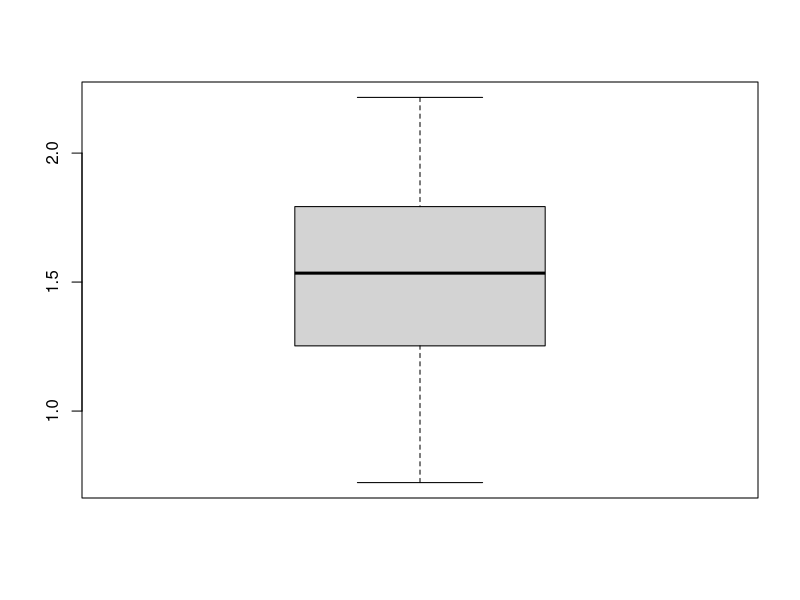
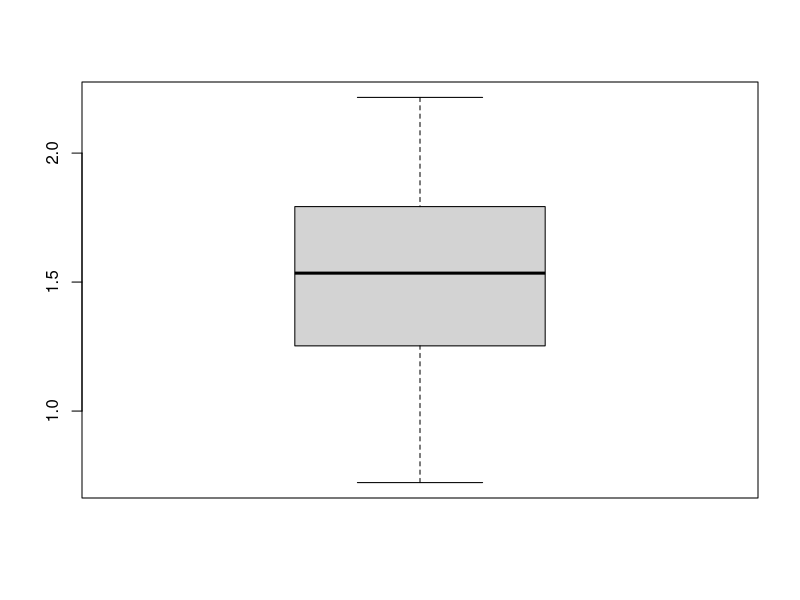
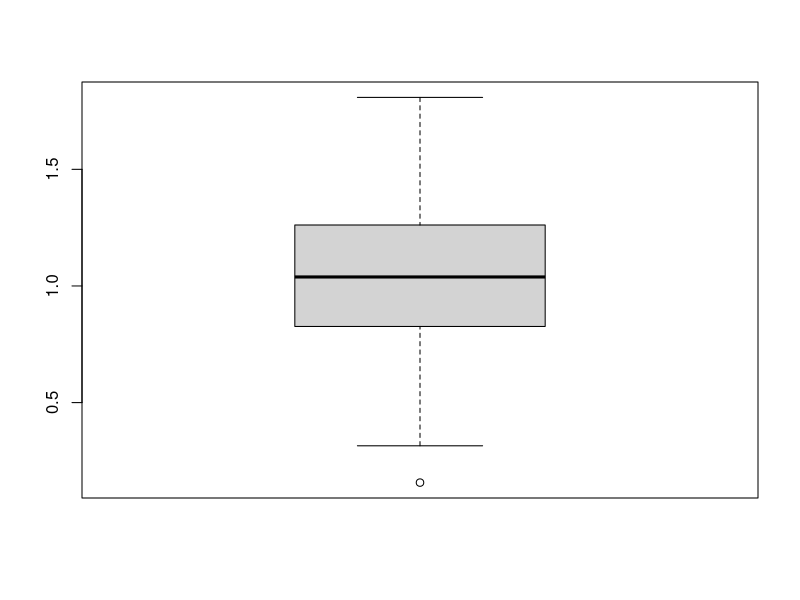
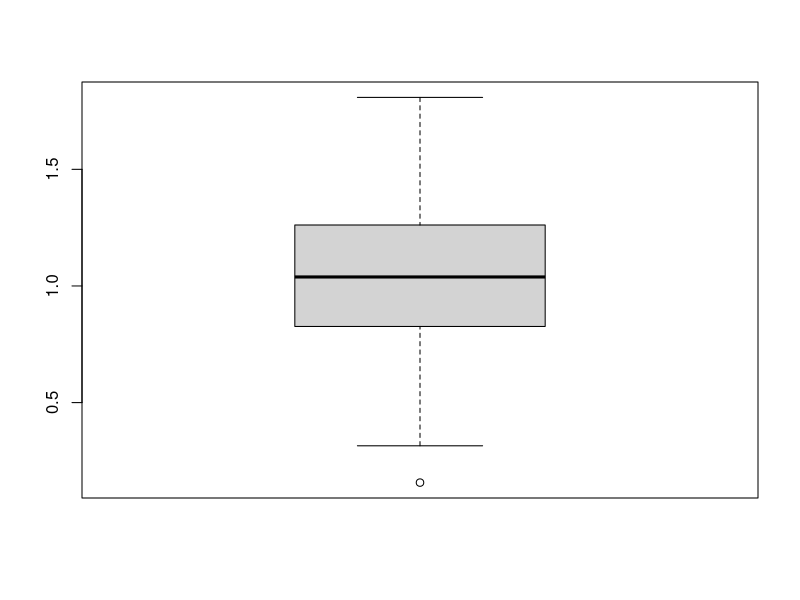
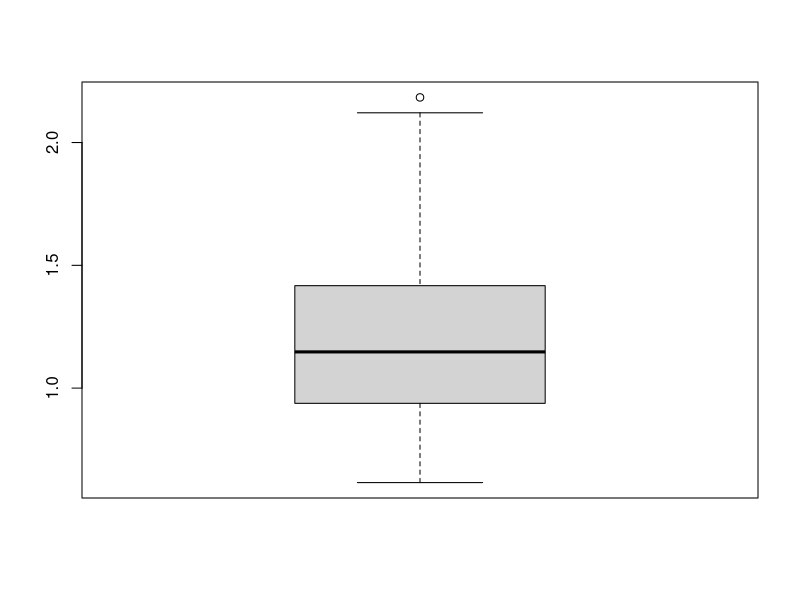
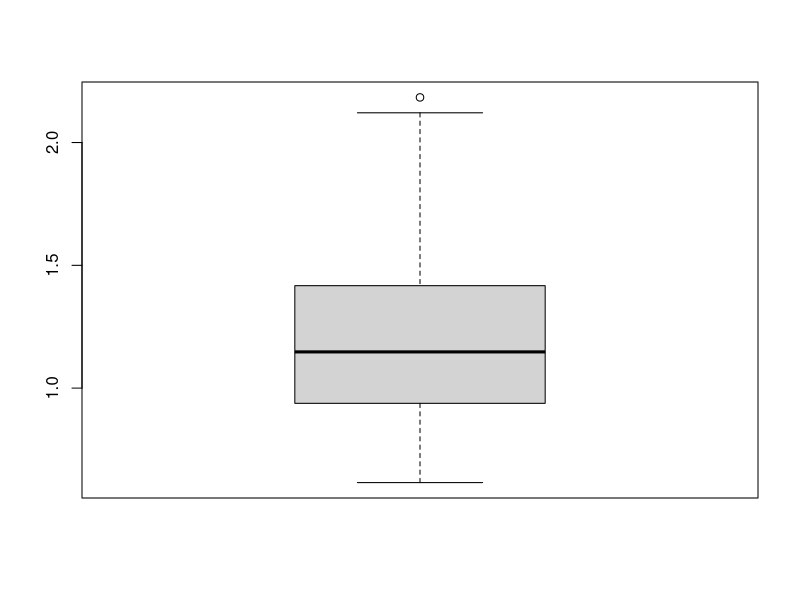
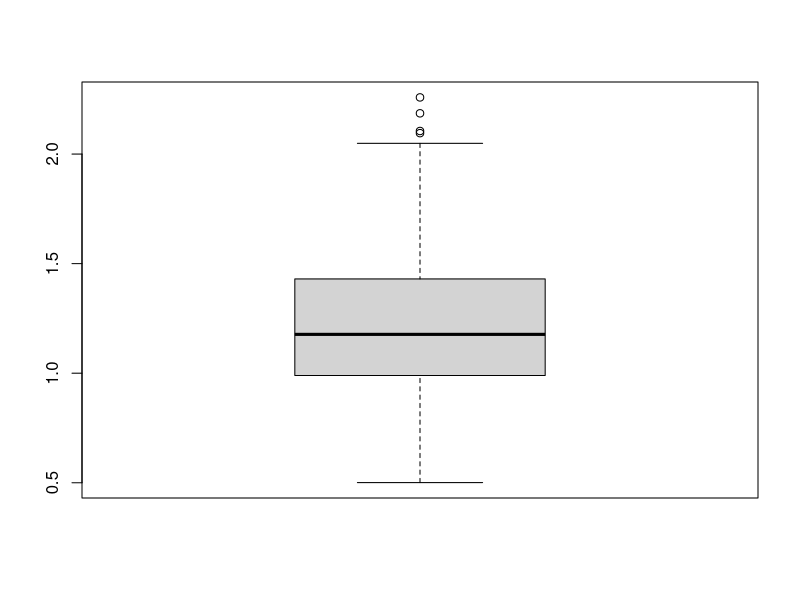
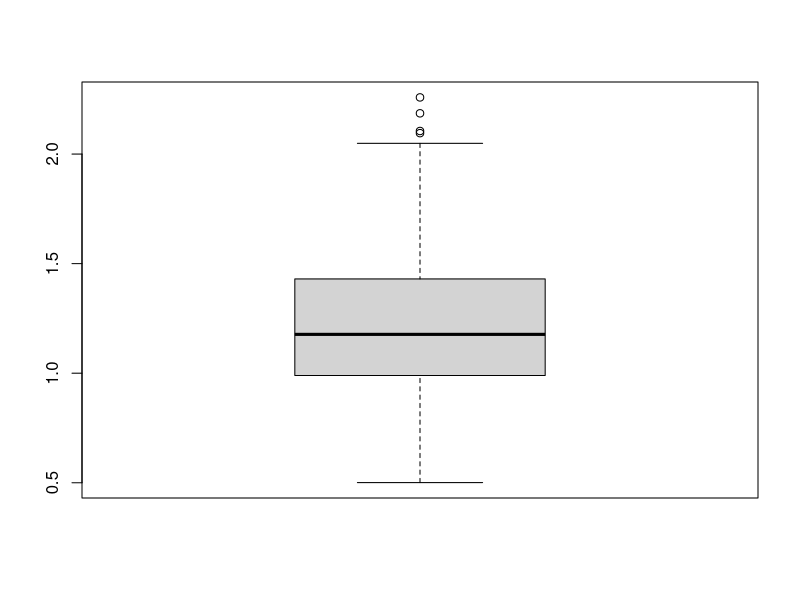

The R script that drew these images, in order:
library(tidyverse)
library(magrittr)

setwd(dirname(rstudioapi::getActiveDocumentContext()$path))

df <- read.csv2('../data/raw_data.csv')

df %<>%
  select(
    id, trial, session, statement_type,
    factual_truth, responses, dur_trial
  ) %>% 
  rename(
    stim_type = statement_type,
    correct_resp = factual_truth,
    resp = responses,
    rt = dur_trial
  ) %>% 
  mutate(
    stim_type = as.factor(stim_type),
    correct_resp = ifelse(correct_resp == 'true', 1, 0)
  ) %>% 
  mutate(correct = ifelse(correct_resp == resp, 1, 0)) %>% 
  filter(rt > 0) %>% 
  group_by(id) %>% 
  filter(
    log(rt) > boxplot(log(rt))$stats[1],
    log(rt) < boxplot(log(rt))$stats[5]
  ) %>% 
  ungroup() %>% 
  mutate(id = dense_rank(id))

summary <- df %>% 
  group_by(id, session) %>% 
  summarise(
    N = n(),
    min = min(rt),
    max = max(rt),
    mean = mean(rt),
  )

# save session data
df_session_1 <- df %>% 
  filter(session == 1) %>% 
  write_csv(., '../data/data_session_1.csv')

df_session_2 <- df %>% 
  filter(session == 2) %>% 
  write_csv(., '../data/data_session_2.csv')


################################################################################
# EXPERIMENT 2
################################################################################
df <- read_csv2('../data/exp2_raw_data.csv')

df %<>% 
  rename(
    id = VP_Code,
    factual_truth = FactualTruth,
    stim_type = repetition,
    resp = responses,
    rt = responses_rt,
    rt_question = key_resp_question_rt
  ) %>% 
  mutate(
    id = dense_rank(id),
    factual_truth = as.numeric(factual_truth),
    correct = ifelse(resp == factual_truth, 1, 0),
    rt = as.numeric(rt),
    rt_question = as.numeric(rt_question)
  ) %>% 
  select(
    id, stim_type, factual_truth,
    resp, correct, rt, rt_question
  ) %>% 
  arrange(id) %>% 
  group_by(id) %>% 
  mutate(
    rt = ifelse(log(rt) > boxplot(log(rt))$stats[1], rt, NA),
    rt = ifelse(log(rt) < boxplot(log(rt))$stats[5], rt, NA),
    rt_question = ifelse(log(rt_question) > boxplot(log(rt_question))$stats[1], rt_question, NA),
    rt_question = ifelse(log(rt_question) < boxplot(log(rt_question))$stats[5], rt_question, NA),
    rt_question = ifelse(rt_question < 1, NA, rt_question)
  ) %>% 
  ungroup() %>% 
  drop_na(rt, rt_question)

write_csv(df, 'data_exp_2.csv')
